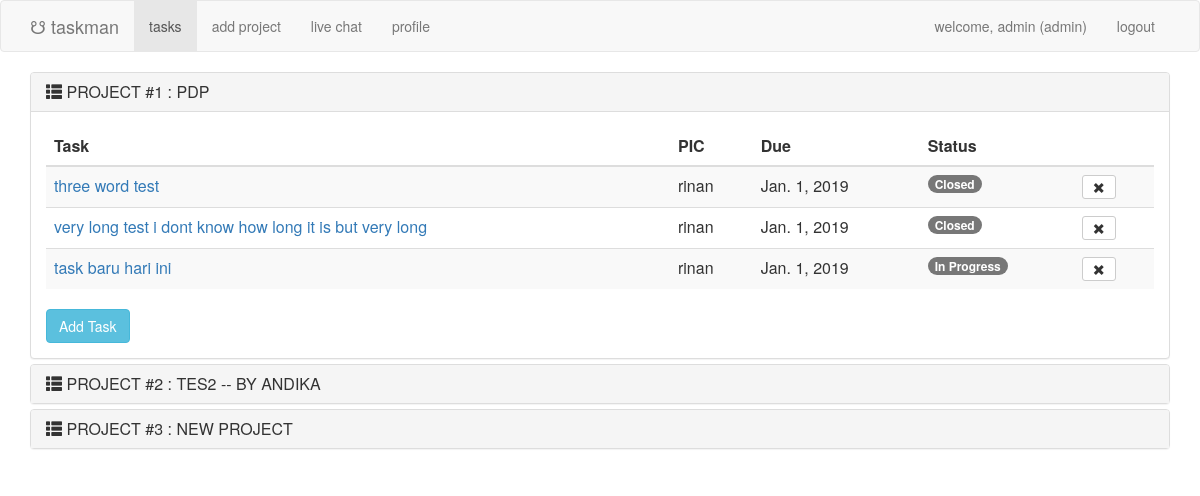
Before: / (signed in) with the older database file.
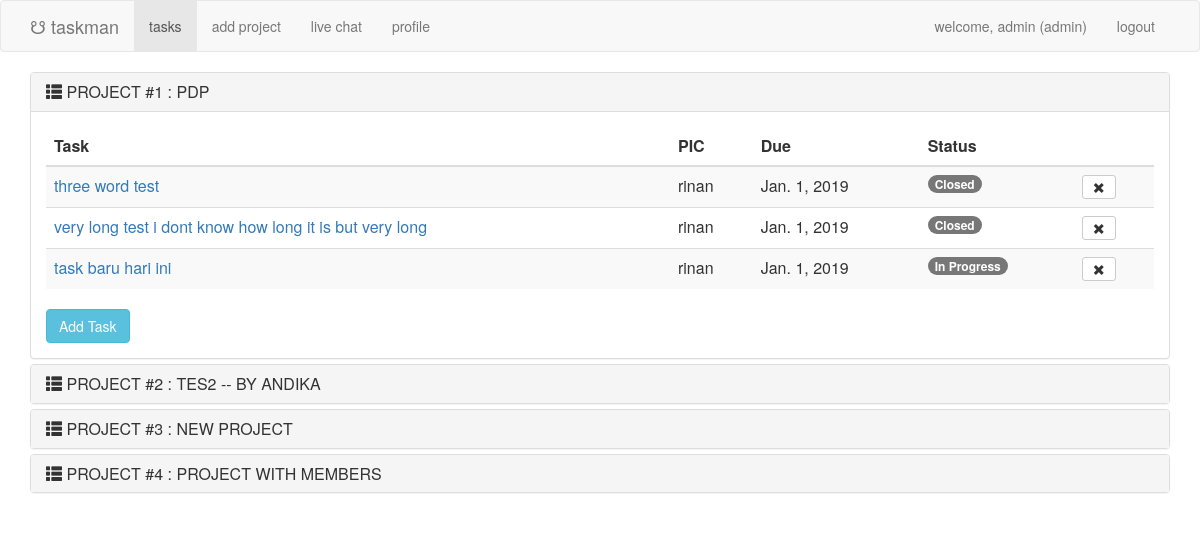
After: the same page with the newer database file.
### taskapp/models.py (models this page shows, shortened)
class Project(models.Model):
    name = models.CharField(max_length=256)
    members = models.ManyToManyField(Staff)
    history = HistoricalRecords()

class Task(models.Model):
    name = models.CharField(max_length=256, default='')
    description = models.CharField(max_length=1024, default='')
    start_date = models.DateField('Start date')
    due_date = models.DateField('Due date')
    project = models.ForeignKey(Project, on_delete=models.CASCADE, related_name='project')
    staff_pic = models.ForeignKey(Staff, on_delete=models.CASCADE, related_name='staff_pic')
    deliverable = models.FileField('Deliverable', blank=True, null=True, upload_to='deliverable/')
    status = models.CharField(max_length=20, choices=[(tag, tag.value) for tag in TaskStatus])
    history = HistoricalRecords()
    def get_status(self):
        if self.status == "TaskStatus.CLOSED":
            return "Closed"
        elif self.status == "TaskStatus.IN_PROGRESS":
            return "In Progress"
        elif self.status == "TaskStatus.COMPLETED":
            return "Completed"
        elif self.status == "TaskStatus.TERMINATED":
            return "Terminated"
        else:
            return ""

class Staff(models.Model):
    user = models.OneToOneField(User, on_delete=models.CASCADE)
    address = models.CharField(max_length=1000)
    start_date = models.DateField('Start date')
    competency = models.CharField(max_length=256)

### taskapp/views.py (the view)
# urls.py: path('', views.index, name='index'),
@login_required(login_url='/login/')
def index(request):
    if request.user.is_superuser:
        headings = Project.objects.all()
    else:
        headings = Project.objects.filter(members__in=[request.user.staff])
    data = {cat: Task.objects.filter(project=cat.pk) for cat in headings}
    columns = [data[heading] for heading in headings]
    columns = list(map(lambda x: list(x), columns))
    if columns:
        max_len = len(max(columns, key=len))
        for col in columns:
            col += [None, ] * (max_len - len(col))
        rows = [[col[i] for col in columns] for i in range(max_len)]
    else:
        rows = None
    try:
        tasks_overdue = Task.objects.filter(project__members__in=[request.user.staff], due_date__lt=date.today())
    except ObjectDoesNotExist:
        tasks_overdue = []
    return render(request, 'tasks/bootstrap-index.html', context={
        'headings': headings,
        'rows': rows,
        'tasks_overdue': tasks_overdue
    })

### taskapp/templates/tasks/bootstrap-index.html
{% extends 'tasks/bootstrap.html' %}
{% block content %}
    <div class="panel-group" id="accordion">
    {% if headings %}
        {% for category in headings %}
            <div class="panel panel-default">
                <div class="panel-heading">
                    <h4 class="panel-title">
                        <a class="accordion-toggle" data-toggle="collapse" data-parent="#accordion" href="#project{{ category.id }}">
                        <span class="glyphicon glyphicon-th-list"></span> PROJECT #{{ forloop.counter }} : {{ category.name | upper }}
                        </a>
                    </h4>
                </div>
                <div id="project{{ category.id }}" class="panel-collapse collapse {% if forloop.first %}in{% endif %}">
                    <div class="panel-body">
                        <table class="table table-striped">
                            <thead>
                                <tr>
                                    <th>Task</th>
                                    <th>PIC</th>
                                    <th>Due</th>
                                    <th>Status</th>
                                    <th></th>
                                </tr>
                            </thead>
                            <tbody>
                            {% for row in rows %}
                                {% for task in row %}
                                    {% if task.project.id == category.id %}
                                        <tr>
                                            <td><a href="{% url 'tasks:task_edit' task.id %}">{{ task.name }}</a></td>
                                            <td>{{ task.staff_pic.user.username }}</td>
                                            <td>{{ task.due_date }}</td>
                                            <td><span class="badge">{{ task.get_status }}</span></td>
                                            <td>
                                                <a href="{% url 'tasks:task_delete' task.id %}" class="btn btn-default btn-sm" onclick="return confirm('Are you sure?')">
                                                    <span class="glyphicon glyphicon-remove"></span>
                                                </a>
                                            </td>
                                        </tr>
                                    {% endif %}
                                {% endfor %}
                            {% endfor %}
                            </tbody>
                        </table>
                    <a href="{% url 'tasks:add_task' category.pk %}" class="btn btn-info" role="button">Add Task</a>
                    </div>
                </div>
            </div>
        {% endfor %}
    {% else %}
        No task assigned
    {% endif %}
	</div>
{% endblock %}

Changed rows visible on the page:
added Project: name "PROJECT WITH MEMBERS"
